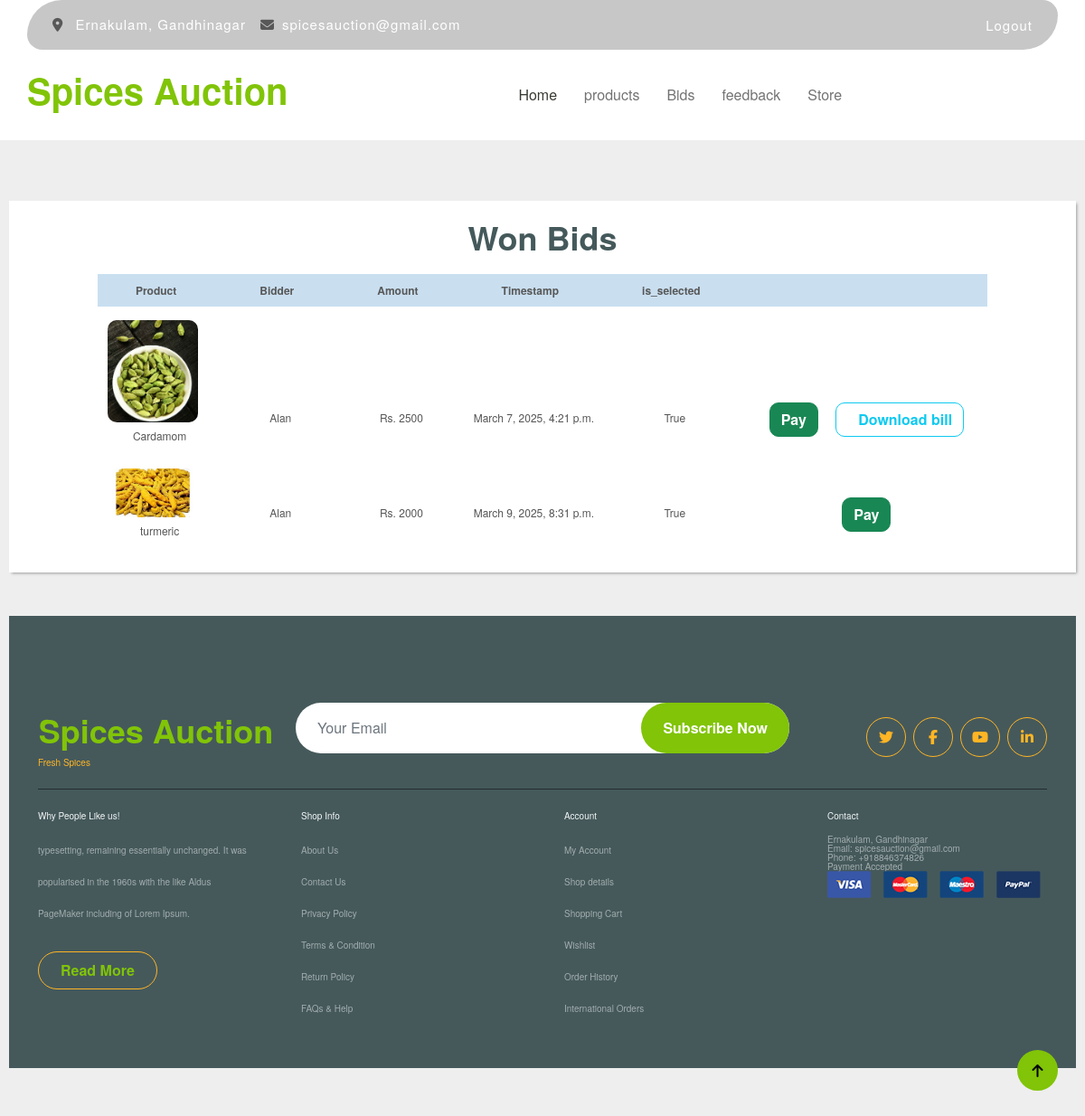
/user/wonbids/ (signed in), run on the app's committed database.
### adminapi/models.py (models this page shows, shortened)
class Bid(models.Model):
    auction = models.ForeignKey(Auction, on_delete=models.CASCADE)
    bidder = models.ForeignKey(Seller, on_delete=models.CASCADE)
    amount = models.PositiveIntegerField()
    timestamp = models.DateTimeField(auto_now_add=True)
    is_selected=models.BooleanField(default=False)

class Auction(models.Model):
    spice = models.ForeignKey(Spice, on_delete=models.CASCADE)
    auctioneer = models.ForeignKey(Seller, on_delete=models.CASCADE)
    starting_bid = models.DecimalField(max_digits=10, decimal_places=2)
    expected_bid = models.DecimalField(max_digits=10, decimal_places=2, default=0)
    number_of_lots = models.IntegerField(default=1)
    end_time = models.DateTimeField()
    created_at = models.DateTimeField(auto_now_add=True)
    choices= [
        ('Available', 'Available'),
        ('Sold', 'Sold'),
        ('Expired', 'Expired'),
    ]
    status=models.CharField(max_length=50, choices=choices, default='Available')

class Spice(models.Model):
    seller = models.ForeignKey(Seller, on_delete=models.CASCADE)
    name = models.CharField(max_length=100)
    description = models.CharField(max_length=100)
    stock_quantity = models.PositiveIntegerField(default=0)
    image = models.ImageField(upload_to="images", null=True)
    created_at = models.DateTimeField(auto_now_add=True)
    choices= [
        ('Available', 'Available'),
        ('Not Available', 'Not Available'),
    ]
    status=models.CharField(max_length=50, choices=choices, default='Available')

class CustomUser(AbstractUser):
    user_type_choices = [
        ('Admin', 'Admin'),
        ('Seller', 'Seller'),
        ('Farmer','Farmer'),
        ('Foreign_buyer','Foreign_buyer')
    ]
    user_type = models.CharField(max_length=50, choices=user_type_choices, default='Admin')

class Seller(CustomUser):
    name = models.CharField(max_length=100)
    phone = models.CharField(max_length=100)
    email_address = models.EmailField()
    address = models.CharField(max_length=100)
    id_proof = models.FileField(null=True, upload_to="images")
    profile = models.ImageField(upload_to="images", null=True)
    is_available = models.BooleanField(default=True)

class CustomUser(AbstractUser):
    user_type_choices = [
        ('Admin', 'Admin'),
        ('Seller', 'Seller'),
        ('Farmer','Farmer'),
        ('Foreign_buyer','Foreign_buyer')
    ]
    user_type = models.CharField(max_length=50, choices=user_type_choices, default='Admin')

### userapi/views.py (the view)
# urls.py: path("wonbids/",views.WonbidsView.as_view(),name="wonbids"),
class WonbidsView(ListView):
    template_name="user/wonbids.html"
    model=Bid
    context_object_name="bids"
    def get_queryset(self):
        user_id = self.request.user.id
        return Bid.objects.filter(bidder=user_id, is_selected=True)

### userapi/templates/user/wonbids.html (shortened to what this page needs)
{%extends 'user/base.html'%}
{%load static%}
{%block body_block%}
    <div id="wrapper" style="margin-top: 200px;">
     <h1>Won Bids</h1>
     <table id="keywords" cellspacing="0" cellpadding="0">
       <thead>
         <tr>
           <th><span>Product</span></th>
           <th><span>Bidder</span></th>
           <th><span>Amount</span></th>
           <th><span>Timestamp</span></th>
           <th><span>is_selected</span></th>
           <th></th>
         </tr>
       </thead>
       <tbody>
        {%for bid in bids%}
         <tr>
            <td><div>
                <img src="{{bid.auction.spice.image.url}}" class="avatar avatar-lg me-3 border-radius-lg" width="100px" style="border-radius: 10px;">
                <p class="lalign mt-2">{{bid.auction.spice.name}}</p>
            </div>
           <td>{{bid.bidder.seller.name}}</td>
           <td>Rs. {{bid.amount}}</td>
           <td>{{bid.timestamp}}</td>
           <td>{{bid.is_selected}}</td>
           <td>
              <button class="btn btn-success ms-3 razorpay-button me-3" data-amount="{{bid.amount}}" data-bid-id="{{ bid.id }}">Pay</button>
              {% if bid.payment_set.exists %}
              <a href="{% url 'download_bill' bid.id %}" class="btn btn-outline-info me-3 ps-4">Download bill</a>
              {% endif %}
           </td>
        </tr>
         {%endfor%}
       </tbody>
     </table>
    </div>
{%endblock%}

### userapi/static/css/style.css (style rules this page uses)
.btn { font-weight: 600; transition: .5s; }

### userapi/templates/user/wonbids.html (style rules this page uses)
html, body, div, span, applet, object, iframe, h1, h2, h3, h4, h5, h6, p, blockquote, pre, a, abbr, acronym, address, big, cite, code, del, dfn, em, img, ins, kbd, q, s, samp, small, strike, strong, sub, sup, tt, var, b, u, i, center, dl, dt, dd, ol, ul, li, fieldset, form, label, legend, table, caption, tbody, tfoot, thead, tr, th, td, article, aside, canvas, details, embed, figure, figcaption, footer, header, hgroup, menu, nav, output, ruby, section, summary, time, mark, audio, video { margin: 0; padding: 0; border: 0; font-size: 100%; font: inherit; vertical-align: baseline; outline: none; -webkit-font-smoothing: antialiased; -webkit-text-size-adjust: 100%; -ms-text-size-adjust: 100%; -webkit-box-sizing: border-box; -moz-box-sizing: border-box; box-sizing: border-box; }
html { overflow-y: scroll; }
body { background: #eee url('https://i.imgur.com/eeQeRmk.png'); font-family: 'Helvetica Neue', Helvetica, Arial, sans-serif; font-size: 62.5%; line-height: 1; color: #585858; padding: 22px 10px; padding-bottom: 55px; }
table { border-collapse: collapse; border-spacing: 0; }
img { border: 0; max-width: 100%; }
h1 { font-weight: bold; font-size: 3.6em; line-height: 1.7em; margin-bottom: 10px; text-align: center; }
#wrapper { display: block; width: auto; background: #fff; margin: 0 auto; padding: 10px 17px; -webkit-box-shadow: 2px 2px 3px -1px rgba(0,0,0,0.35); }
#keywords { margin: 0 auto; font-size: 1.2em; margin-bottom: 15px; }
#keywords thead { cursor: pointer; background: #c9dff0; }
#keywords thead tr th { font-weight: bold; padding: 12px 30px; padding-left: 42px; }
#keywords thead tr th span { padding-right: 20px; background-repeat: no-repeat; background-position: 100% 100%; }
#keywords tbody tr { color: #555; }
#keywords tbody tr td { text-align: center; padding: 15px 10px; }

### data on the page
Bid: auction.spice.image (picture), auction.spice.name "Cardamom", bidder.seller.name "Alan", amount "2500", timestamp "March 7, 2025, 4:21 p.m.", is_selected "True", shows "Download bill"
Bid: auction.spice.image (picture), auction.spice.name "turmeric", bidder.seller.name "Alan", amount "2000", timestamp "March 9, 2025, 8:31 p.m.", is_selected "True"
